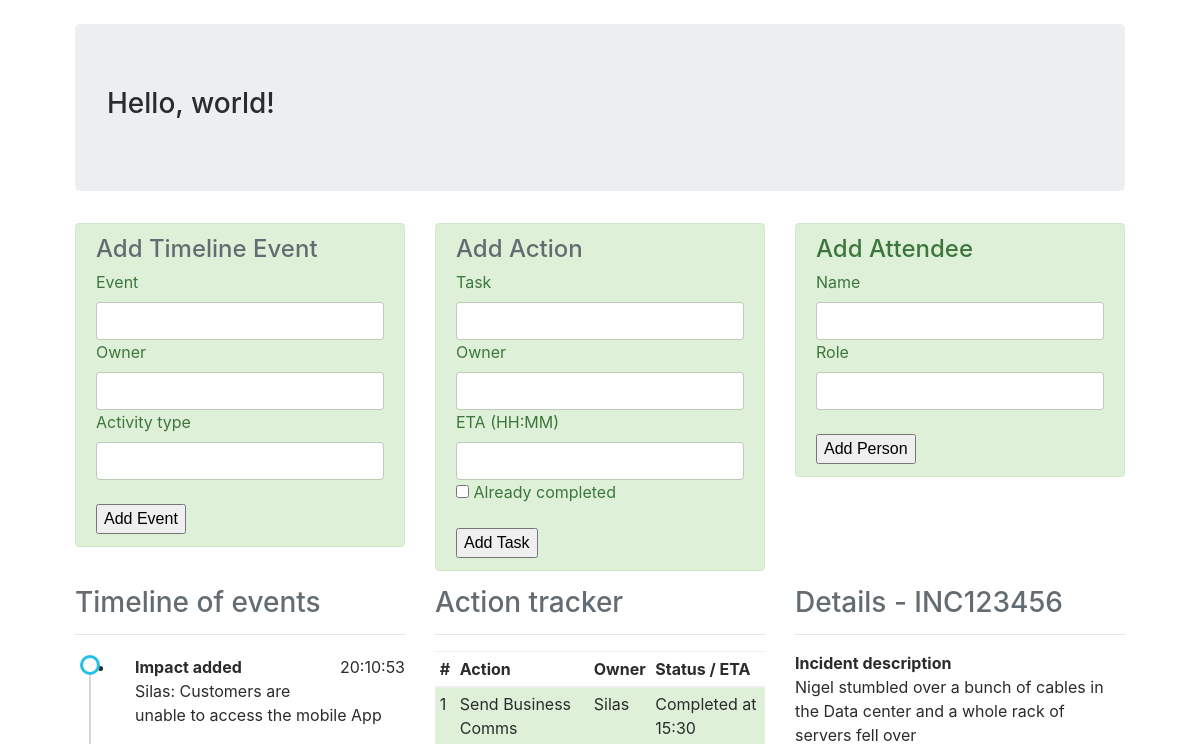
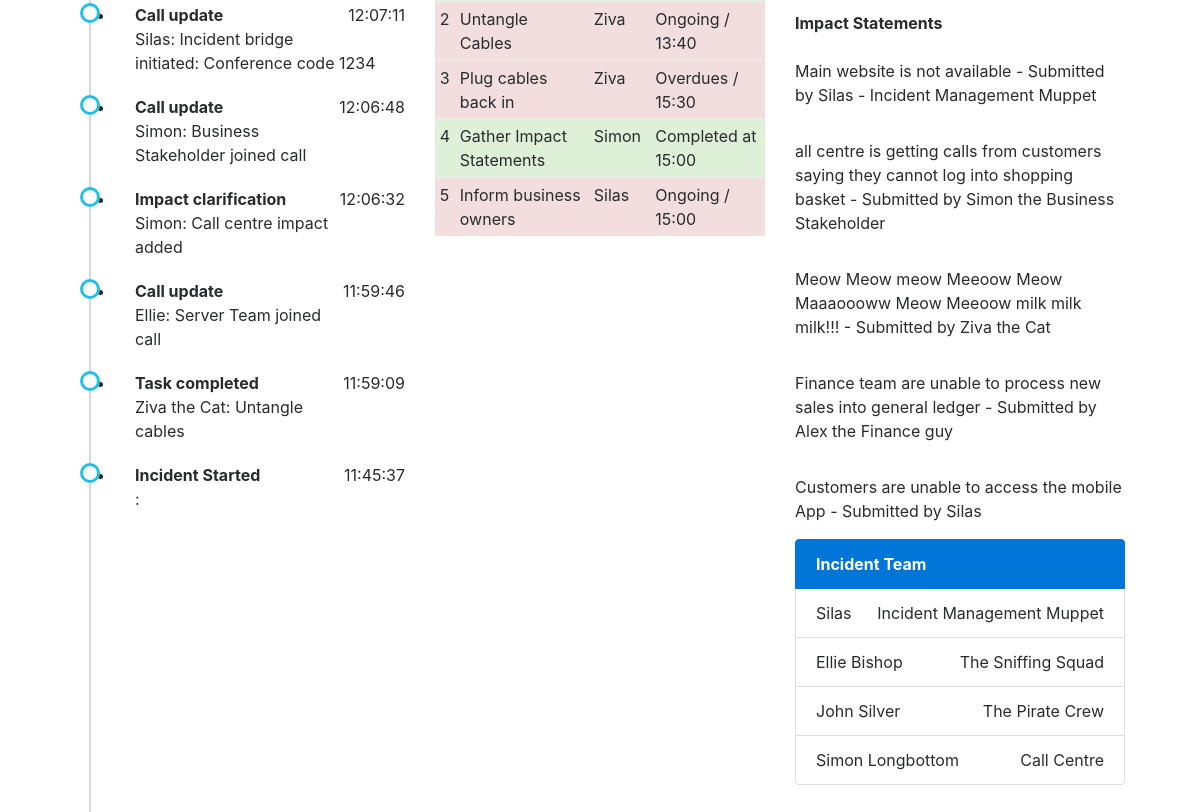
The app's page /admin/INC123456, older data (2 pictures, top to bottom).
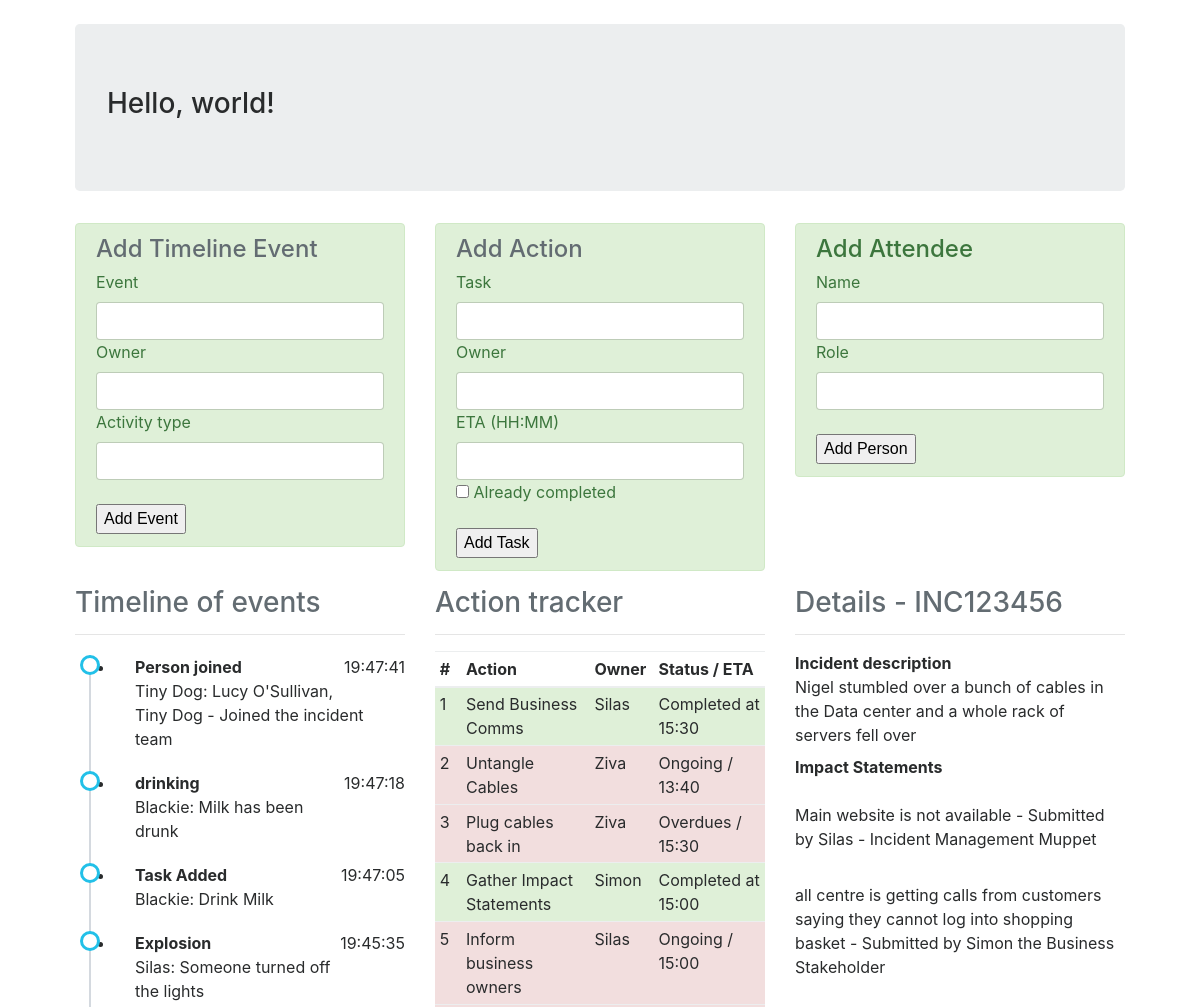
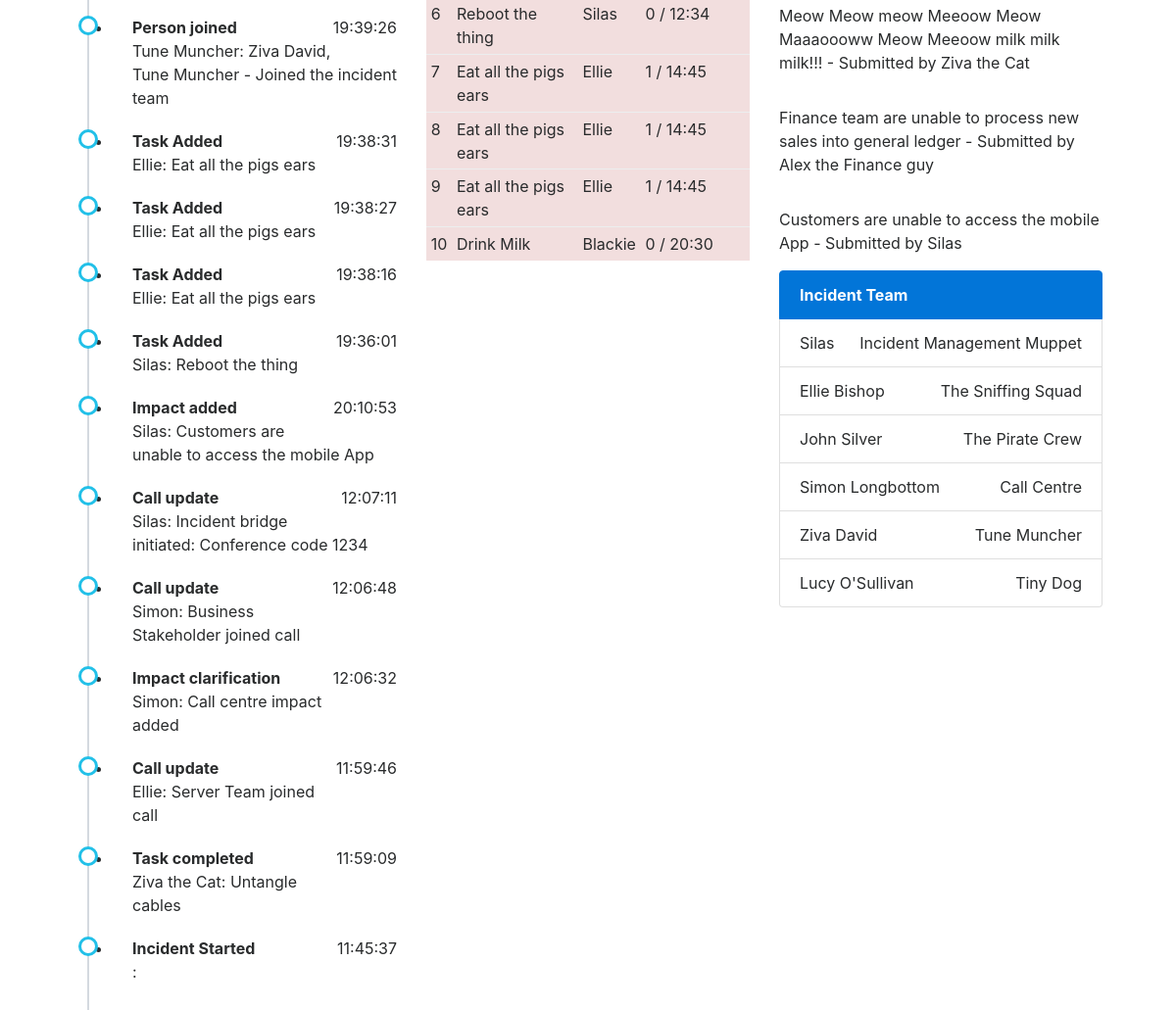
The same page, newer data (2 pictures, top to bottom).
### models.py (models this page shows, shortened)
class Event(db.Model):
    id = db.Column(db.Integer, primary_key=True)
    body = db.Column(db.String(512))
    assignee = db.Column(db.String(32), index=True)
    activity = db.Column(db.String(32))
    timestamp = db.Column(db.DateTime, index=True, default=datetime.utcnow)
    incident_no = db.Column(db.String(32), db.ForeignKey('incident.incident_no'), index=True)

class Task(db.Model):
    id = db.Column(db.Integer, primary_key=True)
    incident_no = db.Column(db.String(32), db.ForeignKey('incident.incident_no'), index=True)
    body = db.Column(db.String(512))
    assignee = db.Column(db.String(32), index=True)
    eta = db.Column(db.String(32))
    status = db.Column(db.String(32))

class ImpactStatement(db.Model):
    id = db.Column(db.Integer, primary_key=True)
    incident_no = db.Column(db.String(32), db.ForeignKey('incident.incident_no'), index=True)
    body = db.Column(db.String(512))
    submitter = db.Column(db.String(32), index=True)

class IncMem(db.Model):
    id = db.Column(db.Integer, primary_key=True)
    person = db.Column(db.String(512), index=True)
    role = db.Column(db.String(32), index=True)
    incident_no = db.Column(db.String(32), db.ForeignKey('incident.incident_no'), index=True)

### simaritan/routes.py (the view, shortened to what this page needs)
@app.route('/admin/<incident>', methods=['GET', 'POST'])
def admin(incident):
    taskform = TaskAdditionForm()
    eventform = EventAdditionForm()
    personform = PersonAdditionForm()
    user = {'username': 'Silas'}
    inc = Incident.query.filter_by(incident_no=incident).first()
    impacts = ImpactStatement.query.filter_by(incident_no=incident).all()
    tasks = Task.query.filter_by(incident_no=incident).all()
    timeline = Event.query.filter_by(incident_no=incident).order_by(Event.timestamp.desc()).all()
    team = IncMem.query.filter_by(incident_no=incident).all()
    if taskform.validate_on_submit():
        task = Task(incident_no=inc.incident_no, body=taskform.task.data, assignee=taskform.owner.data,
                    eta=taskform.eta.data, status=taskform.already_done.data)
        event = Event(body=taskform.task.data, assignee=taskform.owner.data, activity='Task Added',
                      incident_no=inc.incident_no)
        db.session.add(task)
        db.session.add(event)
        db.session.commit()
        flash('Task added: {} assigned to {}'.format(
            taskform.task.data, taskform.owner.data
        ))
        tasks = Task.query.filter_by(incident_no=incident).all()
        timeline = Event.query.filter_by(incident_no=incident).order_by(Event.timestamp.desc()).all()
        return render_template('admin.html', title='Admin', taskf=taskform, eventf=eventform, teamf=personform,
                               user=user, tasks=tasks, impacts=impacts, inc=inc, team=team, timeline=timeline)
    else:
        return render_template('admin.html', title='Admin', taskf=taskform, eventf=eventform, teamf=personform,
                               user=user, tasks=tasks, impacts=impacts, inc=inc, team=team, timeline=timeline)

### simaritan/forms.py
class TaskAdditionForm(FlaskForm):
    task = StringField('Task', validators=[DataRequired()])
    owner = StringField('Owner', validators=[DataRequired()])
    eta = StringField('ETA (HH:MM)', validators=[DataRequired()])
    already_done = BooleanField('Already completed')
    submit = SubmitField('Add Task')

class EventAdditionForm(FlaskForm):
    event = StringField('Event', validators=[DataRequired()])
    owner = StringField('Owner', validators=[DataRequired()])
    activity_type = StringField('Activity type', validators=[DataRequired()])
    submit = SubmitField('Add Event')

### simaritan/templates/admin.html
{% extends "base.html" %}
{% block body %}
		<div class="row">
			<div class="col-md-12">
				<div class="row">
					{% include "components/admin-header-row.html" %}
				</div>
				<div class="row">
					<div class="col-md-4">
						{% include "components/timeline.html" %}
					</div>
					<div class="col-md-4">
						{% include "components/actions.html" %}
					</div>
					<div class="col-md-4">
						{% include "components/incdetails.html" %}
						{% include "components/team.html" %}
					</div>
				</div>
			</div>
		</div>
	</div>
{% endblock %}

### simaritan/templates/components/timeline.html
<h3 class="text-left text-muted">
	Timeline of events
</h3>
<hr />
<ul class="timeline">
	{% for tl in timeline %}
		<li>
			<strong>{{ tl.activity }}</strong>
			<p class="float-right">{{tl.timestamp.strftime('%X')}}</p>
			<p>{{ tl.assignee }}: {{ tl.body }}</p>
		</li>
	{% endfor %}
</ul>

### simaritan/templates/components/actions.html
<h3 class="text-left text-muted">
	Action tracker
</h3>
<hr />
<table class="table table-striped table-hover table-sm">
	<thead>
		<tr>
			<th>
				#
			</th>
			<th>
				Action
			</th>
			<th>
				Owner
			</th>
			<th>
				Status / ETA
			</th>
		</tr>
    </thead>
    <tbody>
		{% for task in tasks %}
        		{% if task.status == 'Complete' %}
        	<tr class="table-success">
   	    	 	{% endif %}
   	    	 	{% if task.status != 'Complete' %}
	    	<tr class="table-danger">
   	    	 	{% endif %}
	    		<td>
	    			{{ task.id }}
	    		</td>
	    		<td>
	    			{{ task.body }}
	    		</td>
	    		<td>
	    			{{ task.assignee }}
	    		</td>
	    		<td>
	    			{{ task.status }}{% if task.status == 'Complete' %}d at {{ task.eta }} {% endif %}
	    			{% if task.status != 'Complete' %} / {{ task.eta }} {% endif %}
	    		</td>
	    	</tr>
    	{% endfor %}
    </tbody>
</table>

### simaritan/templates/components/incdetails.html
<h3 class="text-left text-muted">
	Details - {{ inc.incident_no }}
</h3>
<hr />
<dl>
	<dt>
		Incident description
	</dt>
	<dd>
		{{ inc.description }}
	</dd>
	<dt>
		Impact Statements
	</dt>
	{% for statement in impacts %}
	<dd><br />
		{{ statement.body }} - Submitted by {{statement.submitter }}
	</dd>
	{% endfor %}
</dl>

### simaritan/templates/components/team.html
<div class="list-group">
	<strong href="#" class="list-group-item list-group-item-action active">Incident Team</strong>
	{% for member in team %}
	<div class="list-group-item justify-content-between">
		{{ member.person }} <span class="">{{ member.role }}</span>
	</div>
	{% endfor %}
</div>

Row changes from the older to the newer data that the page shows:
added Event: activity "Person joined", timestamp "19:47:41", assignee "Tiny Dog", body "Lucy O'Sullivan, Tiny Dog - Joined the incident team"
added Event: activity "drinking", timestamp "19:47:18", assignee "Blackie", body "Milk has been drunk"
added Event: activity "Task Added", timestamp "19:47:05", assignee "Blackie", body "Drink Milk"
added Event: activity "Explosion", timestamp "19:45:35", assignee "Silas", body "Someone turned off the lights"
added Event: activity "Person joined", timestamp "19:39:26", assignee "Tune Muncher", body "Ziva David, Tune Muncher - Joined the incident team"
added Event: activity "Task Added", timestamp "19:38:31", assignee "Ellie", body "Eat all the pigs ears"
added Event: activity "Task Added", timestamp "19:38:27", assignee "Ellie", body "Eat all the pigs ears"
added Event: activity "Task Added", timestamp "19:38:16", assignee "Ellie", body "Eat all the pigs ears"
added Event: activity "Task Added", timestamp "19:36:01", assignee "Silas", body "Reboot the thing"
added Task: id "6", body "Reboot the thing", assignee "Silas", status "0", eta "12:34"
added Task: id "7", body "Eat all the pigs ears", assignee "Ellie", status "1", eta "14:45"
added Task: id "8", body "Eat all the pigs ears", assignee "Ellie", status "1", eta "14:45"
added Task: id "9", body "Eat all the pigs ears", assignee "Ellie", status "1", eta "14:45"
added Task: id "10", body "Drink Milk", assignee "Blackie", status "0", eta "20:30"
added IncMem: person "Ziva David", role "Tune Muncher"
added IncMem: person "Lucy O'Sullivan", role "Tiny Dog"
